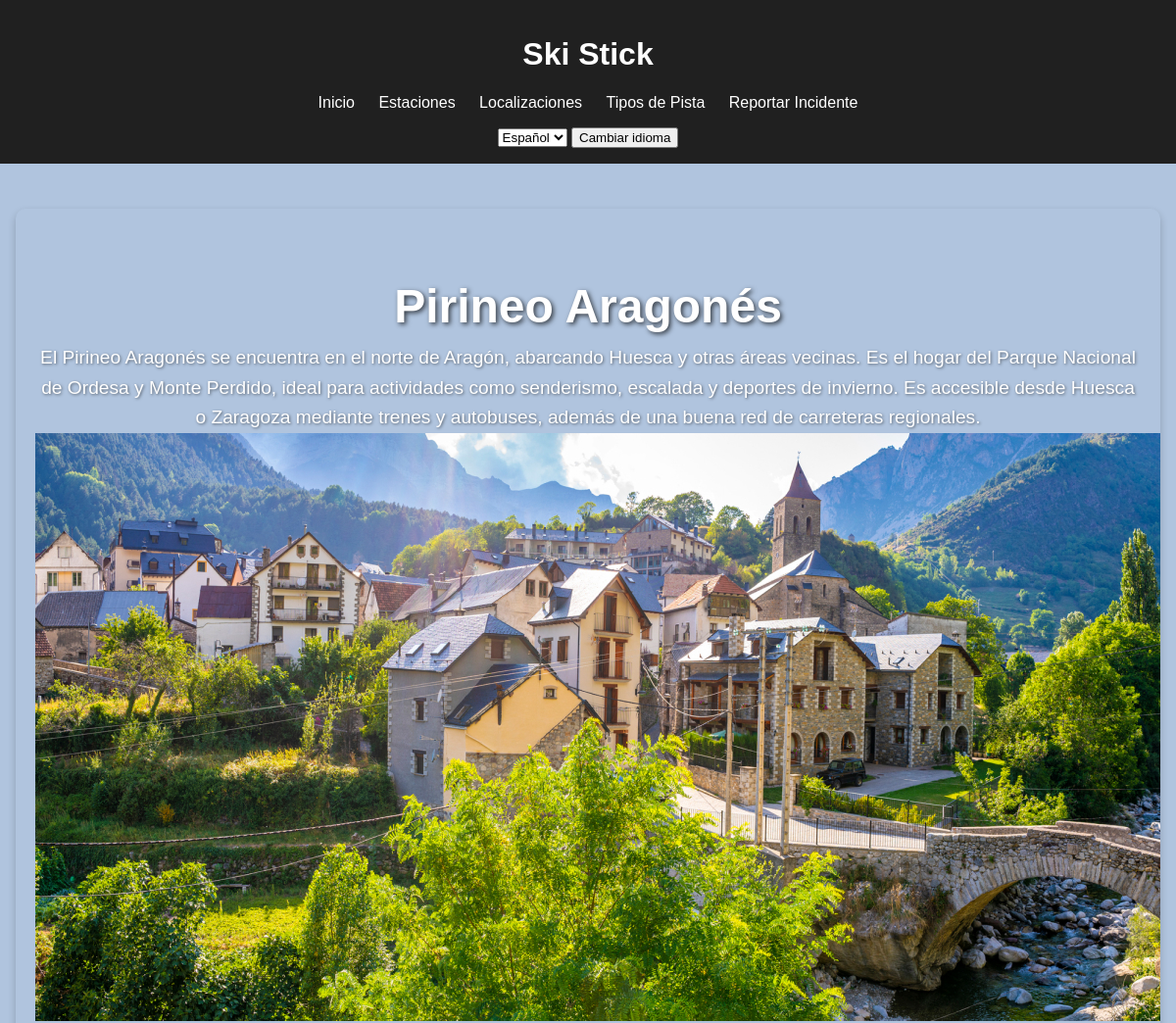
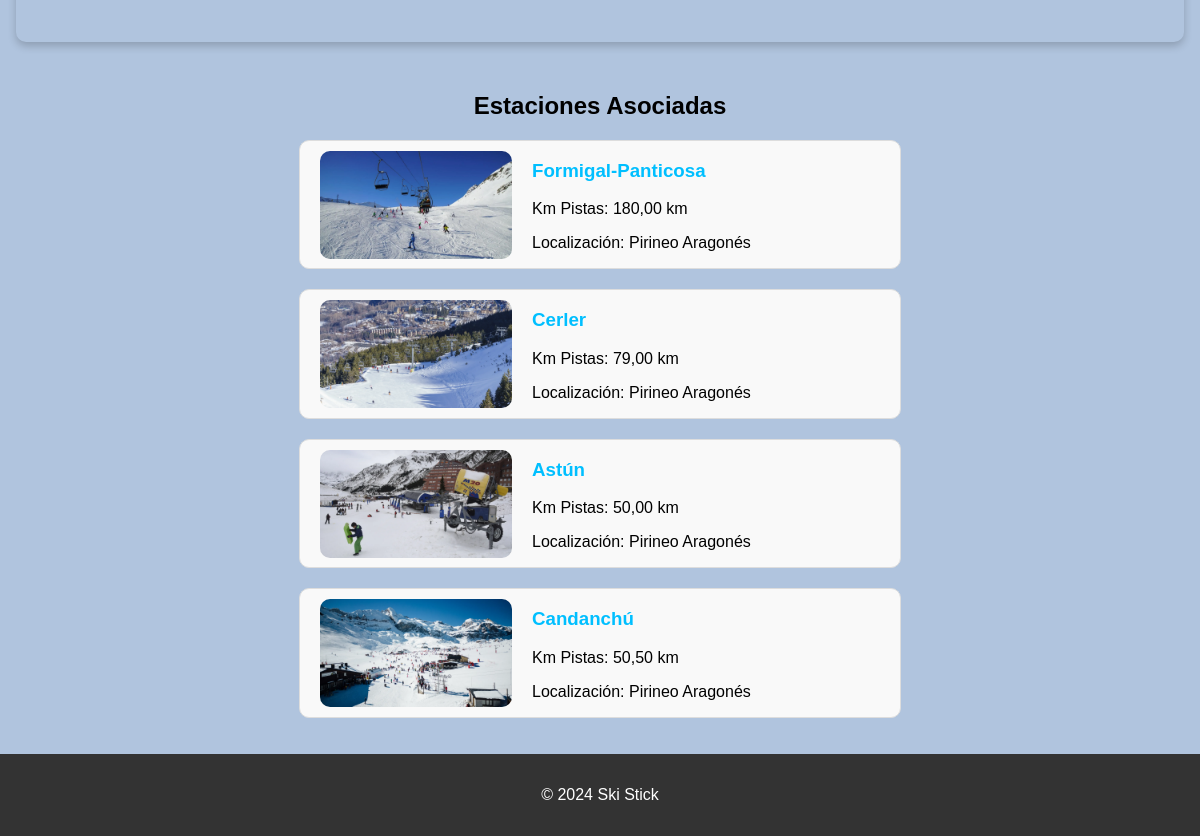
Screenshot of /localizacion/3/ with the database file from the repository (2 pictures, top to bottom).
### appSkiStick/models.py (models this page shows, shortened)
class Localizacion(models.Model):
    nombre = models.CharField(max_length=100, unique=True, verbose_name=_("Nombre"))
    descripcion = models.TextField(blank=True, null=True, verbose_name=_("Descripción"))
    latitud = models.FloatField(null=True, blank=True, verbose_name=_("Latitud"))
    longitud = models.FloatField(null=True, blank=True, verbose_name=_("Longitud"))
    imagen = models.ImageField(
        upload_to='localizacion/', blank=True, null=True, verbose_name=_("Imagen de la Localización")
    )

class Estacion(models.Model):
    nombre = models.CharField(max_length=100, verbose_name=_("Nombre"))
    localizacion = models.ForeignKey(
        Localizacion,
        on_delete=models.CASCADE,
        related_name="estaciones",
        verbose_name=_("Localización"),
    )
    km_pistas = models.DecimalField(
        max_digits=5,
        decimal_places=2,
        help_text=_("Longitud total esquiable en kilómetros"),
        verbose_name=_("Kilómetros Esquiables"),
    )
    descripcion = models.TextField(blank=True, null=True, verbose_name=_("Descripción"))
    tipos_pista = models.ManyToManyField(
        TipoDePista,
        through='EstacionTipoDePista',
        related_name="estaciones",
        verbose_name=_("Tipos de Pista"),
    )
    imagen = models.ImageField(
        upload_to='estaciones/', blank=True, null=True, verbose_name=_("Imagen")
    )
    imagen_plano = models.ImageField(
        upload_to='estaciones/', blank=True, null=True, verbose_name=_("Plano de las Pistas")
    )

### appSkiStick/views.py (the view)
# urls.py: path('localizacion/<int:pk>/', LocalizacionDetailView.as_view(), name='localizacion_detail'),
class LocalizacionDetailView(DetailView):
   model = Localizacion
   template_name = "localizacion_detail.html"
   context_object_name = "localizacion"
   def get_context_data(self, **kwargs):
        context = super().get_context_data(**kwargs)
        context['estaciones'] = self.object.estaciones.all()
        context['LANGUAGES'] = settings.LANGUAGES
        context['LANGUAGE_CODE'] = self.request.LANGUAGE_CODE
        return context

### appSkiStick/templates/localizacion_detail.html
{% extends "base.html" %}
{% load i18n %}
{% load static %}
{% block content %}
<div class="localizacion-header">
    <h1>{{ localizacion.nombre }}</h1>
    <p>{{ localizacion.descripcion }}</p>
    {% if localizacion.imagen %}
    <img src="{{ localizacion.imagen.url }}" alt="{{ localizacion.nombre }}" class="localizacion-image">
    {% endif %}
</div>
<div class="estaciones-lista">
    <h2>{% trans "Estaciones Asociadas" %}</h2>
    {% for estacion in estaciones %}
    <div class="estacion-item">
        {% if estacion.imagen %}
        <img src="{{ estacion.imagen.url }}" alt="{{ estacion.nombre }}" class="estacion-imagen">
        {% endif %}
        <div class="estacion-info">
            <h3><a href="{% url 'estacion_detail' estacion.pk %}">{{ estacion.nombre }}</a></h3>
            <p>{% trans "Km Pistas:" %} {{ estacion.km_pistas }} km</p>
            <p>{% trans "Localización:" %} {{ estacion.localizacion.nombre }}</p>
        </div>
    </div>
    {% empty %}
    <p>{% trans "No hay estaciones asociadas a esta localización." %}</p>
    {% endfor %}
</div>
{% endblock %}

### appSkiStick/static/css/styles.css (style rules this page uses)
html, body { height: 100%; margin: 0; padding: 0; overflow-y: auto; }
body { font-family: Arial, sans-serif; margin: 0; padding: 0; background-color: lightsteelblue; }
.estaciones-lista { display: flex; flex-direction: column; align-items: center; }
.estacion-item { display: flex; flex-direction: row; align-items: center; border: 1px solid #ddd; border-radius: 10px; background-color: #f9f9f9; margin-bottom: 20px; width: 50vw; }
.estacion-item img { border-radius: 10px; }
.estacion-imagen { height: 108px; width: 192px; border-radius: 10px; margin: 0px 20px; }
.estacion-info a { color: deepskyblue; text-decoration: none; }
.localizacion-header { position: relative; text-align: center; color: white; padding: 40px 20px; margin: 30px auto; border-radius: 10px; overflow: hidden; box-shadow: 0px 4px 8px rgba(0, 0, 0, 0.2); }
.localizacion-header::before { content: ''; position: absolute; top: 0; left: 0; width: 100%; height: 100%; background-size: cover; background-position: center; opacity: 0.8; z-index: -1; }
.localizacion-header h1 { font-size: 3em; font-weight: bold; margin-bottom: 10px; text-shadow: 2px 2px 5px rgba(0, 0, 0, 0.7); }
.localizacion-header p { font-size: 1.2em; line-height: 1.6; margin: 0; text-shadow: 1px 1px 3px rgba(0, 0, 0, 0.5); }

### rows the page displays
Localizacion: nombre "Pirineo Aragonés", descripcion "El Pirineo Aragonés se encuentra en el norte de Aragón, abarcando Huesca y otras áreas vecinas. Es el hogar del Parque Nacional de Ordesa y Monte Perdido, ideal para actividades como senderismo, escalada y deportes de invierno. Es accesible desde Huesca o Zaragoza mediante trenes y autobuses, además de una buena red de carreteras regionales.", imagen (picture)
Estacion: imagen (picture), nombre "Formigal-Panticosa", km_pistas "180,00", localizacion.nombre "Pirineo Aragonés"
Estacion: imagen (picture), nombre "Cerler", km_pistas "79,00", localizacion.nombre "Pirineo Aragonés"
Estacion: imagen (picture), nombre "Astún", km_pistas "50,00", localizacion.nombre "Pirineo Aragonés"
Estacion: imagen (picture), nombre "Candanchú", km_pistas "50,50", localizacion.nombre "Pirineo Aragonés"

### other values shown
form field value "Español"
